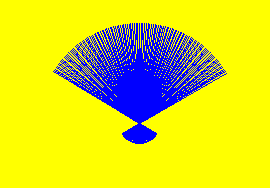

Here is the Python script that generated this plot:
"""
   弹跳扇子.py
   你好，如果你读懂了本程序，在其它地方运用了，
   请注明创意或原理来自李兴球博客，谢谢。
"""
import time
import turtle

turtle.speed(0)
turtle.left(30)
turtle.color('blue')
turtle.bgcolor('yellow')
turtle.setup(480,360)
turtle.title('弹跳扇子by李兴球')
turtle.hideturtle()
turtle.penup()

turtle.sety(50)

# 开始画扇子
turtle.pendown()
for _ in range(120):
    turtle.fd(100)
    turtle.bk(120)
    turtle.fd(20)
    turtle.left(1)

time.sleep(1)                     # 等待1秒钟
turtle.delay(0)                   # 设定绘画延时为0毫秒 

dy = 0
t = turtle.getturtle()            # 得到海龟对象本身
canvas = t.screen.cv              # 得到画布对象

while True:
    # 把所画的每个项目都往下移
    for item in t.items:          # 遍历每个项目 
        canvas.move(item,0,dy)   
    t.screen.cv.update()          # 更新画布显示
    time.sleep(0.01)              # 等待0.01秒  
    if dy  > 7 :                  # 如果dy大于7，就让dy取反
        dy = -dy
    else:                         # 否则dy增加1  
        dy = dy + 0.1
